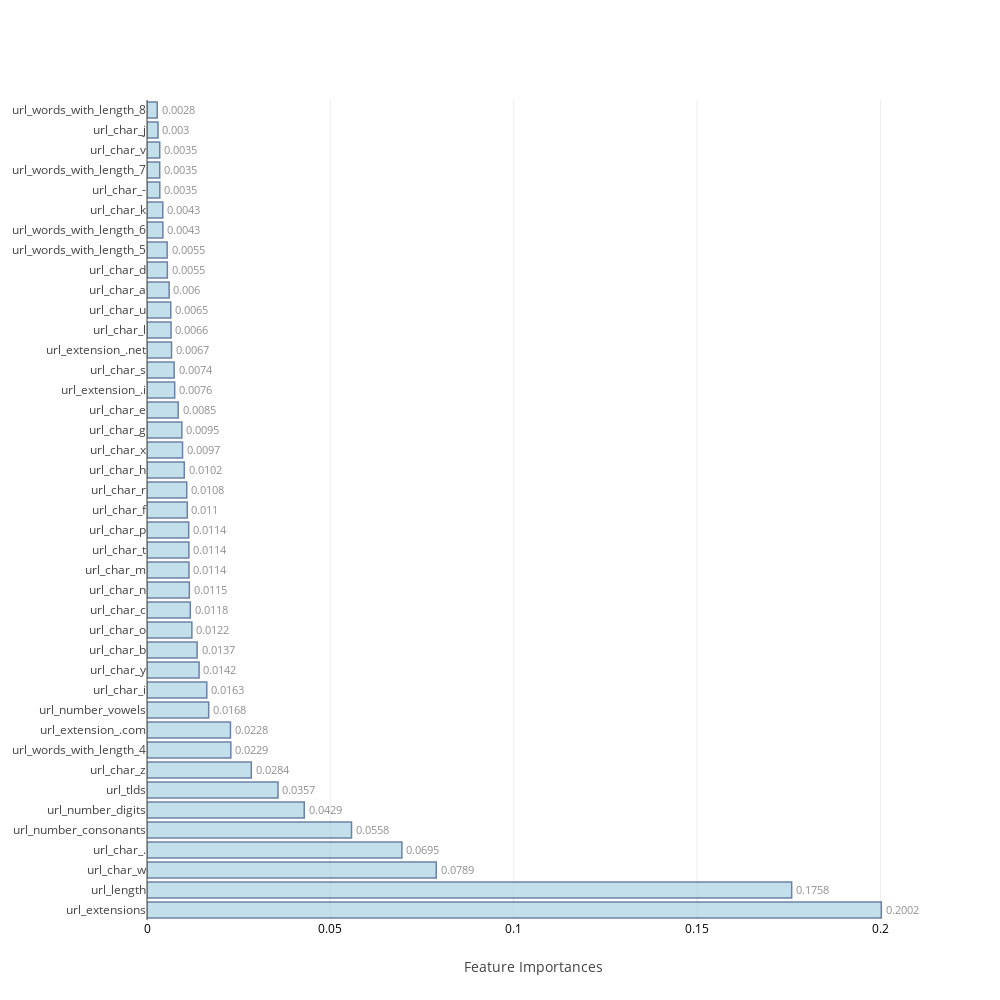

Source (notebook cell):
### Markdown cell above
### <a id='1.B' style="text-decoration : none; color : #000000;"> B. Average Feature Importances</a>

### Code cell
feat_impt_plot(np.average(feat_imp,axis=0),columns)

### Figure 1 — Plotly figure (JSON) as saved in the notebook; plotly's stock layout.template omitted (floating-point values rounded to 4 significant figures)
{"data": [{"marker": {"color": "rgb(158,202,225)", "line": {"color": "rgb(8,48,107)", "width": 1.5}}, "opacity": 0.6, "orientation": "h", "text": [0.2002, 0.1758, 0.0789, 0.0695, 0.0558, 0.0429, 0.0357, 0.0284, 0.0229, 0.0228, 0.0168, 0.0163, 0.0142, 0.0137, 0.0122, 0.0118, 0.0115, 0.0114, 0.0114, 0.0114, 0.011, 0.0108, 0.0102, 0.0097, 0.0095, 0.0085, 0.0076, 0.0074, 0.0067, 0.0066, 0.0065, 0.006, 0.0055, 0.0055, 0.0043, 0.0043, 0.0035, 0.0035, 0.0035, 0.003, 0.0028], "textposition": "outside", "type": "bar", "uid": "0875b8b2-b797-41e7-93c6-83d77656558d", "x": [0.2002, 0.1758, 0.07887, 0.06951, 0.05577, 0.04288, 0.03573, 0.02845, 0.02286, 0.02276, 0.01682, 0.0163, 0.0142, 0.01367, 0.01224, 0.01181, 0.01155, 0.01144, 0.01142, 0.01137, 0.01099, 0.01083, 0.01017, 0.00969, 0.009507, 0.008506, 0.007551, 0.007404, 0.006692, 0.006559, 0.006476, 0.006038, 0.005549, 0.005495, 0.004332, 0.004302, 0.003491, 0.003472, 0.003471, 0.003007, 0.002795], "y": ["url_extensions", "url_length", "url_char_w", "url_char_.", "url_number_consonants", "url_number_digits", "url_tlds", "url_char_z", "url_words_with_length_4", "url_extension_.com", "url_number_vowels", "url_char_i", "url_char_y", "url_char_b", "url_char_o", "url_char_c", "url_char_n", "url_char_m", "url_char_t", "url_char_p", "url_char_f", "url_char_r", "url_char_h", "url_char_x", "url_char_g", "url_char_e", "url_extension_.i", "url_char_s", "url_extension_.net", "url_char_l", "url_char_u", "url_char_a", "url_char_d", "url_words_with_length_5", "url_words_with_length_6", "url_char_k", "url_char_-", "url_words_with_length_7", "url_char_v", "url_char_j", "url_words_with_length_8"]}], "layout": {"autosize": false, "height": 1000, "width": 1000, "xaxis": {"tickfont": {"color": "black", "size": 12}, "title": "Feature Importances"}, "yaxis": {"automargin": true}}}
